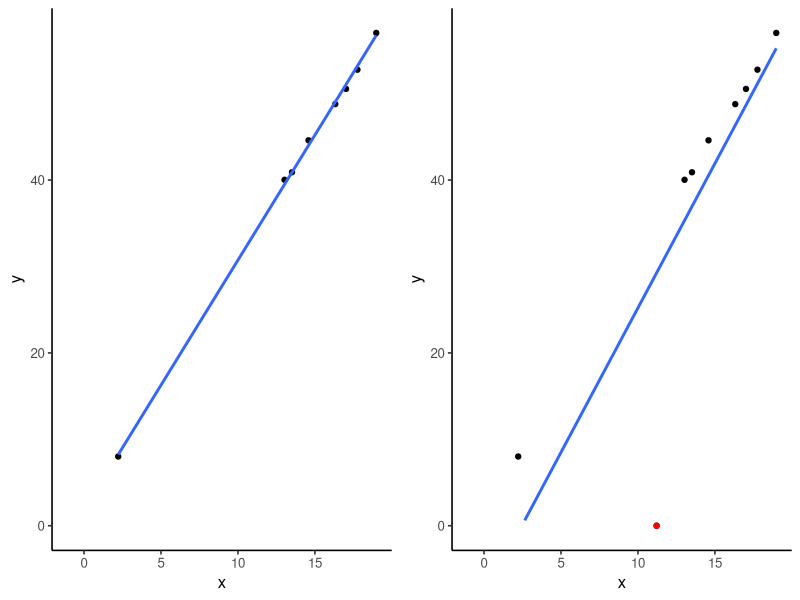

The R source for this figure:
## ---- chunk 1
library(tidyverse)
## ---- chunk 2
# Seed para reprodutibilidade:
set.seed(2001)

# Considere os valores de x vindos de uma normal N(10, 2):
df <- data.frame(
    x <- rnorm(10, 10, 10)
)

# Os valores de y são gerados a partir de 3*x + N(0, 1):
df$y <- (3 * x + rnorm(10, 0, 1.5))

# Valores de Beta_0 e Beta_1 gerados a partir de mínimos quadrados:
(lm(y ~ x, data = df))

# Valor da média de x:
(x_barra <- mean(df$x))

# Considere agora uma nova observação, no ponto (x_barra, 17):
df2 <- data.frame(
    x = c(df$x, x_barra),
    y = c(df$y, 0)
)

# Verifique que a estimativa de Beta_0 foi alterada,
# enquanto que a de Beta_1 se manteve a mesma:
(lm(y ~ x, data = df2))

# Podemos observar graficamente a mudança na estimativa de
# Beta_0, com os graficos a seguir:
## ---- chunk 3
g1 <- df %>%
    ggplot(aes(x = x, y = y)) +
    geom_point() +
    geom_smooth(method = "lm", se = F) +
    lims(y = c(0, NA)) +
    ggpubr::theme_classic2()

g2 <- df2 %>%
    ggplot(aes(x = x, y = y)) +
    geom_point() +
    geom_point(data = data.frame(x = x_barra, y = 0), colour = "red") +
    geom_smooth(method = "lm", se = F) +
    lims(y = c(0, NA)) +
    ggpubr::theme_classic2()

ggpubr::ggarrange(g1,g2)
